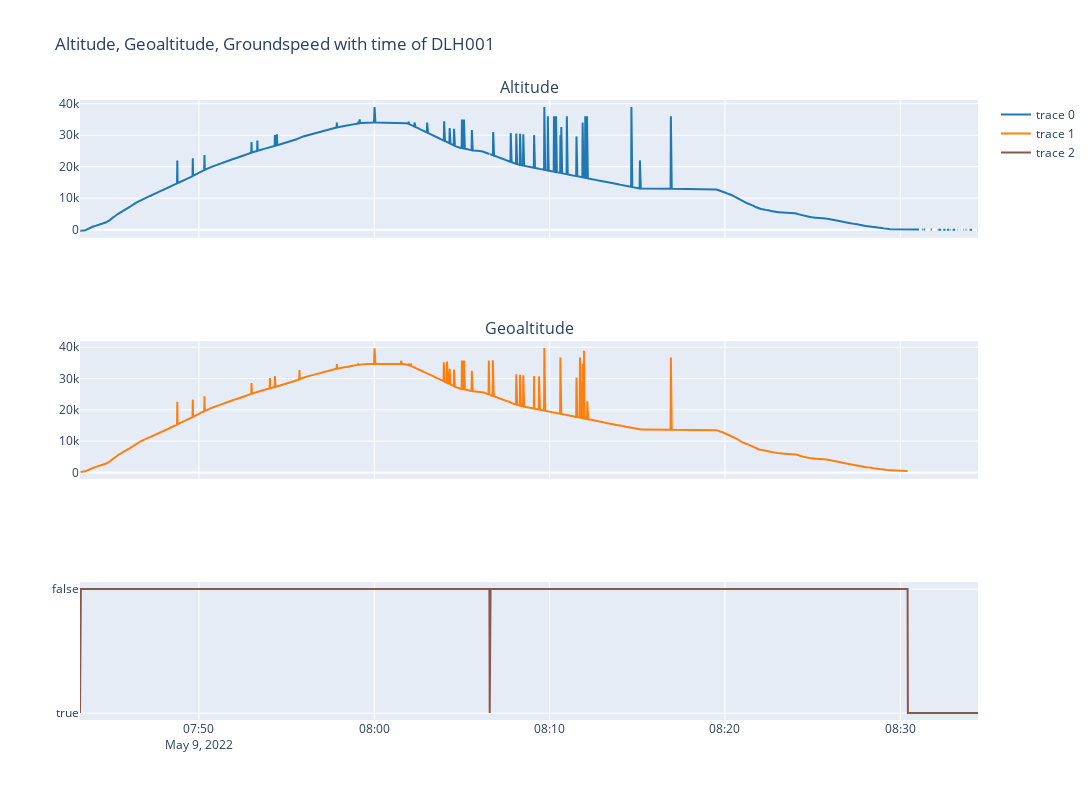

Notebook code for this chart:
### Code cell
fig = sp.make_subplots(rows=3, cols=1, shared_xaxes=True, subplot_titles=('Altitude', 'Geoaltitude'))

fig.add_trace(go.Scatter(x=data['timestamp'], y=data['altitude'],
                         mode='lines', line=dict(color='#1f77b4')), row=1, col=1)

fig.add_trace(go.Scatter(x=data['timestamp'], y=data['geoaltitude'],
                         mode='lines', line=dict(color='#ff7f0e')), row=2, col=1)

fig.add_trace(go.Scatter(x=data['timestamp'], y=data['onground'],
                         mode='lines', line=dict(color='#8c564b')), row=3, col=1)

fig.update_layout(height=800, width=1200, title_text="Altitude, Geoaltitude, Groundspeed with time of DLH001")
fig.show()

### Figure 1 — Plotly figure (JSON) as saved in the notebook; plotly's stock layout.template omitted (floating-point values rounded to 4 significant figures; data arrays with more than 128 entries replaced by an {"elided": "..."} marker saying what was removed)
{"data": [{"line": {"color": "#1f77b4"}, "mode": "lines", "x": {"elided": "3073 str values"}, "y": {"elided": "3073 float values"}, "type": "scatter", "xaxis": "x", "yaxis": "y"}, {"line": {"color": "#ff7f0e"}, "mode": "lines", "x": {"elided": "3073 str values"}, "y": {"elided": "3073 float values"}, "type": "scatter", "xaxis": "x2", "yaxis": "y2"}, {"line": {"color": "#8c564b"}, "mode": "lines", "x": {"elided": "3073 str values"}, "y": {"elided": "3073 bool values"}, "type": "scatter", "xaxis": "x3", "yaxis": "y3"}], "layout": {"xaxis": {"anchor": "y", "domain": [0.0, 1.0], "matches": "x3", "showticklabels": false}, "yaxis": {"anchor": "x", "domain": [0.7778, 1.0]}, "xaxis2": {"anchor": "y2", "domain": [0.0, 1.0], "matches": "x3", "showticklabels": false}, "yaxis2": {"anchor": "x2", "domain": [0.3889, 0.6111]}, "xaxis3": {"anchor": "y3", "domain": [0.0, 1.0]}, "yaxis3": {"anchor": "x3", "domain": [0.0, 0.2222]}, "annotations": [{"font": {"size": 16}, "showarrow": false, "text": "Altitude", "x": 0.5, "xanchor": "center", "xref": "paper", "y": 1.0, "yanchor": "bottom", "yref": "paper"}, {"font": {"size": 16}, "showarrow": false, "text": "Geoaltitude", "x": 0.5, "xanchor": "center", "xref": "paper", "y": 0.6111, "yanchor": "bottom", "yref": "paper"}], "title": {"text": "Altitude, Geoaltitude, Groundspeed with time of DLH001"}, "height": 800, "width": 1200}}
